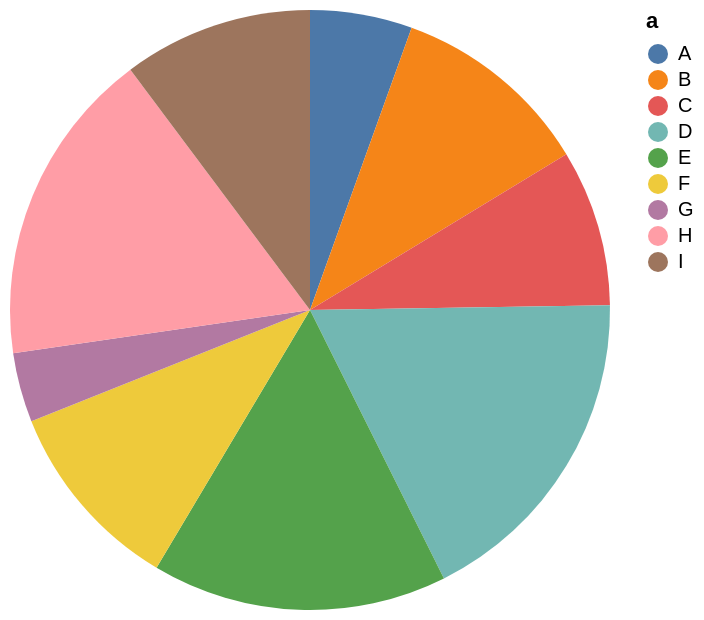

This figure's Vega-Lite source:
### Vega-Lite specification from a JSON file in a GitHub repository (floating-point values rounded to 4 significant figures)
{"data": {"values": [{"a": "A", "b": 28, "c": 5, "g": "x"}, {"a": "B", "b": 55, "c": 9, "g": "y"}, {"a": "C", "b": 43, "c": 2, "g": "x"}, {"a": "D", "b": 91, "c": 7, "g": "y"}, {"a": "E", "b": 81, "c": 4, "g": "x"}, {"a": "F", "b": 53, "c": 6, "g": "y"}, {"a": "G", "b": 19, "c": 8, "g": "x"}, {"a": "H", "b": 87, "c": 1, "g": "y"}, {"a": "I", "b": 52, "c": 3, "g": "x"}]}, "mark": "arc", "encoding": {"theta": {"field": "b", "type": "quantitative"}, "color": {"field": "a", "type": "nominal"}}}
